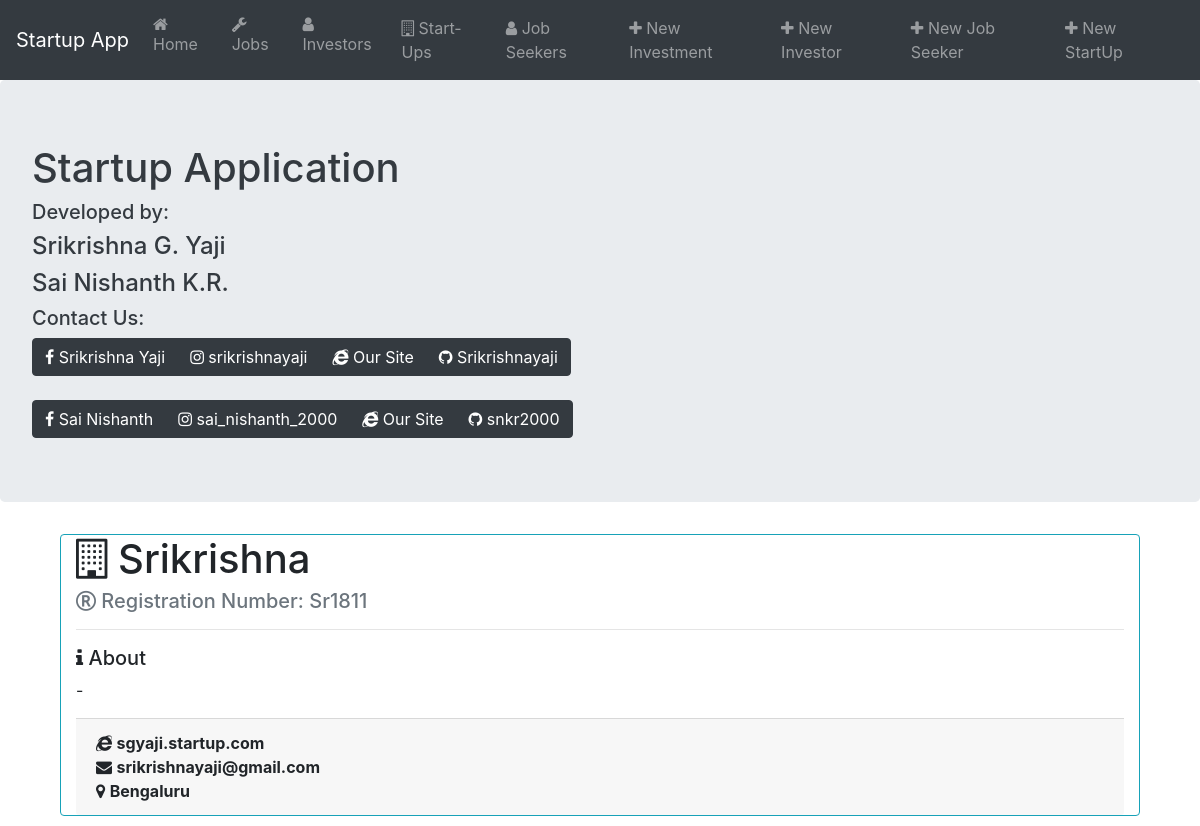
Screenshot of /startups/1/ with the database file from the repository.
### startup_app/models.py (models this page shows, shortened)
class StartUps(models.Model):
    name      = models.CharField(max_length = 1000)
    siteurl   = models.CharField(max_length = 1000)
    location  = models.CharField(max_length = 1000)
    compEmail = models.EmailField(max_length = 1000)
    regID     = models.CharField(max_length = 500)
    about     = models.TextField(default = '-')

### startup_app/views.py (the view)
# urls.py: path('startups/<int:pk>/', views.StartUpDetailView.as_view(), name = 'startup-detail'),
class StartUpDetailView(DetailView):
    model = StartUps
    template_name = 'startup_app/startup_detail.html'
    context_object_name = 'startup'

### startup_app/templates/startup_app/startup_detail.html (shortened to what this page needs)
{% extends "startup_app/base.html" %}
{% block content %}
<div class="container">
<div class="card border-info">
  <div class="container">
  <h1 class="card-title"><span class="fa fa-building-o"></span>
    {{ startup.name }}
  </h1>
<h5 class="card-subtitle text-muted"><span class="fa fa-registered"></span> Registration Number: {{ startup.regID }}</h5>
<hr />
  <div class="card-text">
    <h5><span class="fa fa-info"></span> About</h5>
  <p>{{ startup.about }}</p>
  <div class="card-footer">
  <span class="fa fa-internet-explorer"></span> <b>{{ startup.siteurl }}</b><br/>
  <span class="fa fa-envelope"></span> <b>{{ startup.compEmail }}</b><br/>
  <span class="fa fa-map-marker"></span> <b>{{ startup.location }}</b>
  </div>
  </div>
  </div>
  </div>
{% endblock content %}

### rows the page displays
StartUps: name "Srikrishna", regID "Sr1811", about "-", siteurl "sgyaji.startup.com", compEmail "srikrishnayaji@gmail.com", location "Bengaluru"
